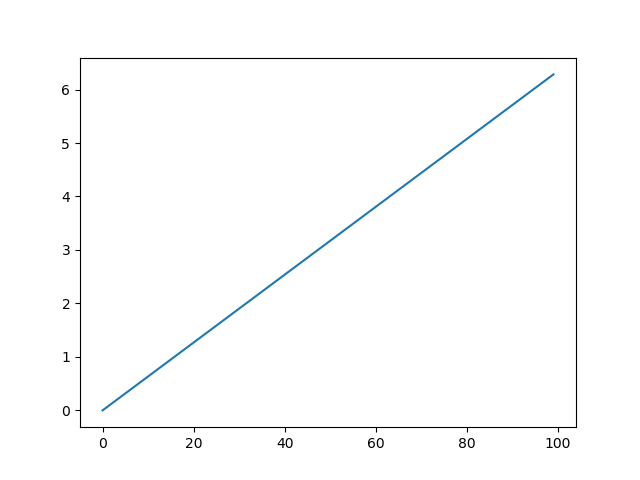

Recreate this plot in Python.
'''
Header 1
========

some text, bla bla
'''

import pathlib
import sys

import numpy as np
import pylab as plt

'''
This is where we do some lists:

- ena
- dva
- tri
'''

x = np.linspace(0, 2 * np.pi, 100)
y = np.sin(x)

plt.plot(x)
plt.savefig('foo.png')

'''
![foo](foo.png)
'''
